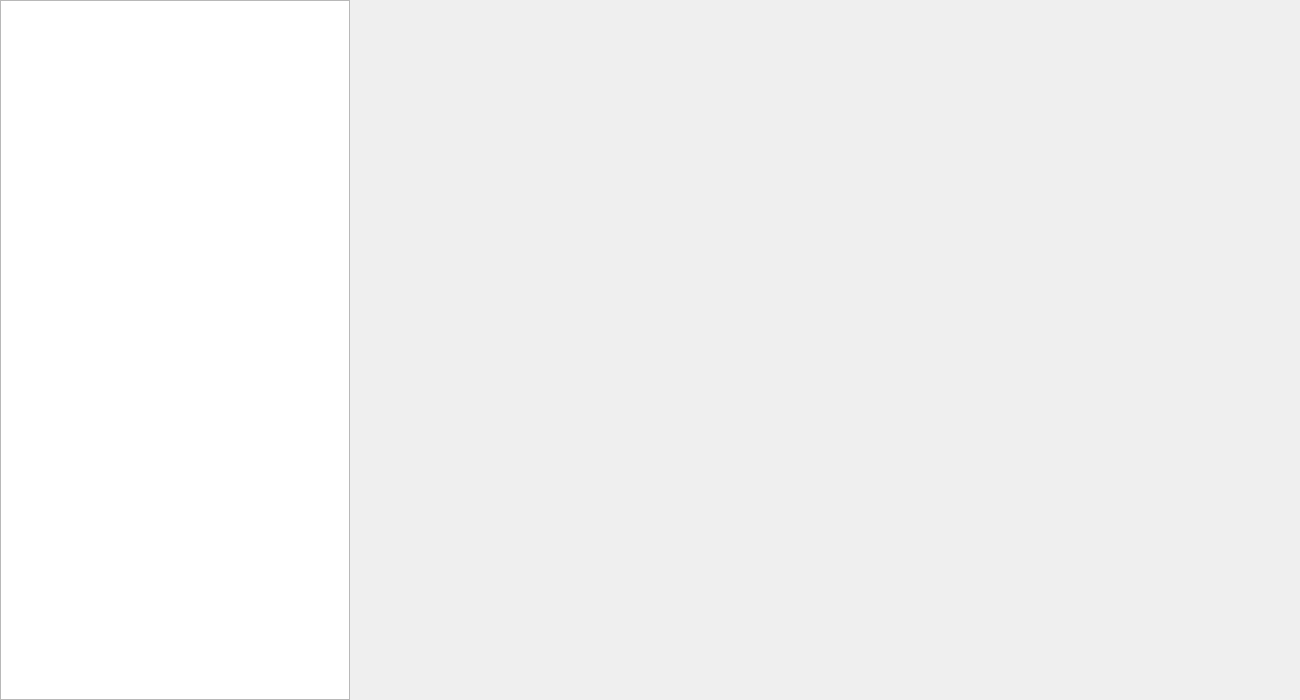
<?xml version="1.0" encoding="UTF-8"?>
<ui version="4.0">
 <class>MainWindow</class>
 <widget class="QMainWindow" name="MainWindow">
  <property name="geometry">
   <rect>
    <x>0</x>
    <y>0</y>
    <width>1300</width>
    <height>700</height>
   </rect>
  </property>
  <property name="windowTitle">
   <string>MainWindow</string>
  </property>
  <widget class="QWidget" name="centralwidget">
   <layout class="QHBoxLayout" name="horizontalLayout">
    <property name="leftMargin">
     <number>0</number>
    </property>
    <property name="topMargin">
     <number>0</number>
    </property>
    <property name="rightMargin">
     <number>0</number>
    </property>
    <property name="bottomMargin">
     <number>0</number>
    </property>
    <item>
     <widget class="QListWidget" name="Chat_listWidget">
      <property name="enabled">
       <bool>true</bool>
      </property>
      <property name="sizePolicy">
       <sizepolicy hsizetype="Maximum" vsizetype="Maximum">
        <horstretch>0</horstretch>
        <verstretch>0</verstretch>
       </sizepolicy>
      </property>
      <property name="minimumSize">
       <size>
        <width>350</width>
        <height>700</height>
       </size>
      </property>
      <property name="maximumSize">
       <size>
        <width>600</width>
        <height>1080</height>
       </size>
      </property>
      <property name="cursor" stdset="0">
       <cursorShape>PointingHandCursor</cursorShape>
      </property>
      <property name="mouseTracking">
       <bool>true</bool>
      </property>
      <property name="focusPolicy">
       <enum>Qt::NoFocus</enum>
      </property>
      <property name="frameShadow">
       <enum>QFrame::Raised</enum>
      </property>
      <property name="verticalScrollBarPolicy">
       <enum>Qt::ScrollBarAlwaysOff</enum>
      </property>
      <property name="horizontalScrollBarPolicy">
       <enum>Qt::ScrollBarAlwaysOff</enum>
      </property>
     </widget>
    </item>
    <item>
     <spacer name="horizontalSpacer">
      <property name="orientation">
       <enum>Qt::Horizontal</enum>
      </property>
      <property name="sizeHint" stdset="0">
       <size>
        <width>40</width>
        <height>20</height>
       </size>
      </property>
     </spacer>
    </item>
   </layout>
  </widget>
 </widget>
 <resources/>
 <connections/>
</ui>
